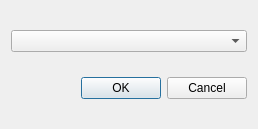
<?xml version="1.0" encoding="UTF-8"?>
<ui version="4.0">
 <class>SetCategoryDialog</class>
 <widget class="QDialog" name="SetCategoryDialog">
  <property name="geometry">
   <rect>
    <x>0</x>
    <y>0</y>
    <width>258</width>
    <height>129</height>
   </rect>
  </property>
  <property name="windowTitle">
   <string>Set Category</string>
  </property>
  <property name="windowIcon">
   <iconset resource="icons.qrc">
    <normaloff>:/icons/icons/tree_icon.png</normaloff>:/icons/icons/tree_icon.png</iconset>
  </property>
  <layout class="QVBoxLayout" name="verticalLayout">
   <item>
    <widget class="QComboBox" name="categories"/>
   </item>
   <item>
    <widget class="QDialogButtonBox" name="buttonBox">
     <property name="orientation">
      <enum>Qt::Horizontal</enum>
     </property>
     <property name="standardButtons">
      <set>QDialogButtonBox::Cancel|QDialogButtonBox::Ok</set>
     </property>
    </widget>
   </item>
  </layout>
 </widget>
 <resources>
  <include location="icons.qrc"/>
 </resources>
 <connections>
  <connection>
   <sender>buttonBox</sender>
   <signal>accepted()</signal>
   <receiver>SetCategoryDialog</receiver>
   <slot>accept()</slot>
   <hints>
    <hint type="sourcelabel">
     <x>248</x>
     <y>254</y>
    </hint>
    <hint type="destinationlabel">
     <x>157</x>
     <y>274</y>
    </hint>
   </hints>
  </connection>
  <connection>
   <sender>buttonBox</sender>
   <signal>rejected()</signal>
   <receiver>SetCategoryDialog</receiver>
   <slot>reject()</slot>
   <hints>
    <hint type="sourcelabel">
     <x>316</x>
     <y>260</y>
    </hint>
    <hint type="destinationlabel">
     <x>286</x>
     <y>274</y>
    </hint>
   </hints>
  </connection>
 </connections>
</ui>
